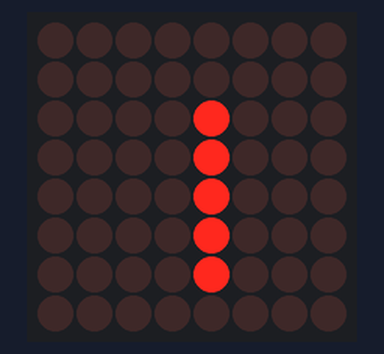
The sketch below on a simulated Arduino Leonardo, built with avr-gcc and run on an emulated ATmega32U4. On the bench: 8×8 LED matrix. Wiring (inferred from the names in the program): LED matrix (orientation assumed): rows pin 6, A2, pin 2, pin 9, pin 12, A0, pin 11, pin 7; columns pin 3, pin 4, pin 5, pin 8, pin 10, pin 13, A1, A3.

Above: at 0.63 s.
At 4.75 s:
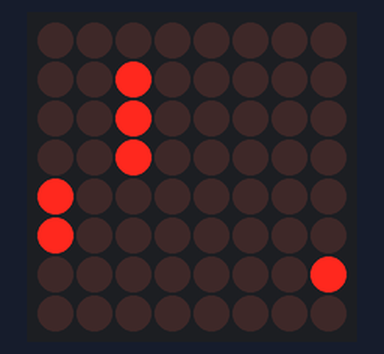
At 10.01 s:
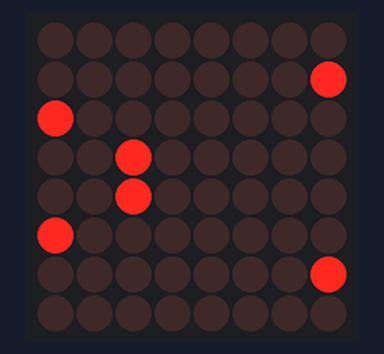
At 19.37 s:
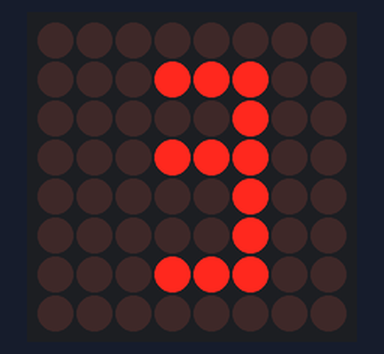
At 29.55 s:
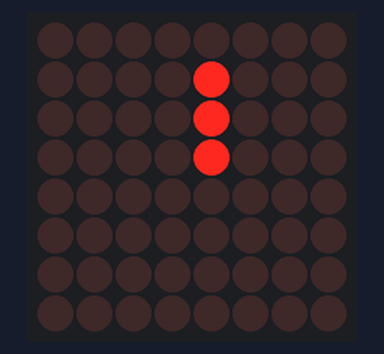
At 38.61 s:
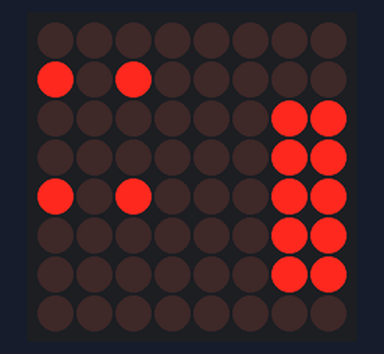

The sketch:

matriz.ino
```cpp
/*
    Aluno: Leonardo Rezende
    Aula: Microprocessadores
*/

#define LIN_1 6
#define LIN_2 A2
#define LIN_3 2
#define LIN_4 9
#define LIN_5 12
#define LIN_6 A0
#define LIN_7 11
#define LIN_8 7

#define COL_8 A3
#define COL_7 3
#define COL_6 5
#define COL_5 A1
#define COL_4 4
#define COL_3 13
#define COL_2 8
#define COL_1 10

const byte LINHAS[] = {
    LIN_1, LIN_2, LIN_3, LIN_4, LIN_5, LIN_6, LIN_7, LIN_8};

//Binário das letras 8x8
byte TODOS[] = {B11111111, B11111111, B11111111, B11111111, B11111111, B11111111, B11111111, B11111111};
byte EX[] = {B00000000, B00010000, B00010000, B00010000, B00010000, B00000000, B00010000, B00000000};
byte A[] = {B00000000, B00011000, B00100100, B00100100, B00111100, B00100100, B00100100, B00000000};
byte AH[] = {B00001000, B00011000, B00100100, B00100100, B00111100, B00100100, B00100100, B00000000};
byte B[] = {B01111000, B01001000, B01001000, B01110000, B01001000, B01000100, B01000100, B01111100};
byte C[] = {B00000000, B00011110, B00100000, B01000000, B01000000, B01000000, B00100000, B00011110};
byte D[] = {B00000000, B00111000, B00100100, B00100010, B00100010, B00100100, B00111000, B00000000};
byte E[] = {B00000000, B00111100, B00100000, B00111000, B00100000, B00100000, B00111100, B00000000};
byte EH[] = {B00001000, B00010000, B00111100, B00100000, B00111000, B00100000, B00111100, B00000000};
byte F[] = {B00000000, B00111100, B00100000, B00111000, B00100000, B00100000, B00100000, B00000000};
byte G[] = {B00000000, B00111110, B00100000, B00100000, B00101110, B00100010, B00111110, B00000000};
byte H[] = {B00000000, B00100100, B00100100, B00111100, B00100100, B00100100, B00100100, B00000000};
byte I[] = {B00000000, B00111000, B00010000, B00010000, B00010000, B00010000, B00111000, B00000000};
byte J[] = {B00000000, B00011100, B00001000, B00001000, B00001000, B00101000, B00111000, B00000000};
byte K[] = {B00000000, B00100100, B00101000, B00110000, B00101000, B00100100, B00100100, B00000000};
byte L[] = {B00000000, B00100000, B00100000, B00100000, B00100000, B00100000, B00111100, B00000000};
byte M[] = {B00000000, B00000000, B00101000, B01010100, B01000100, B01000100, B00000000, B00000000};
byte N[] = {B00000000, B00100010, B00110010, B00101010, B00100110, B00100010, B00000000, B00000000};
byte O[] = {B00000000, B00111100, B01000010, B01000010, B01000010, B01000010, B00111100, B00000000};
byte P[] = {B00000000, B00111000, B00100100, B00100100, B00111000, B00100000, B00100000, B00000000};
byte Q[] = {B00000000, B00111100, B01000010, B01000010, B01000010, B01000110, B00111110, B00000001};
byte R[] = {B00000000, B00111000, B00100100, B00100100, B00111000, B00100100, B00100100, B00000000};
byte S[] = {B00000000, B00111100, B00100000, B00111100, B00000100, B00000100, B00111100, B00000000};
byte T[] = {B00000000, B01111100, B00010000, B00010000, B00010000, B00010000, B00010000, B00000000};
byte U[] = {B00000000, B01000010, B01000010, B01000010, B01000010, B00100100, B00011000, B00000000};
byte V[] = {B00000000, B00100010, B00100010, B00100010, B00010100, B00010100, B00001000, B00000000};
byte W[] = {B00000000, B10000010, B10010010, B01010100, B01010100, B00101000, B00000000, B00000000};
byte X[] = {B00000000, B01000010, B00100100, B00011000, B00011000, B00100100, B01000010, B00000000};
byte Y[] = {B00000000, B01000100, B00101000, B00010000, B00010000, B00010000, B00010000, B00000000};
byte Z[] = {B00000000, B00111100, B00000100, B00001000, B00010000, B00100000, B00111100, B00000000};

void setup()
{
    //ativar todos os pinos como saída
    for (byte i = 2; i <= 13; i++)
        pinMode(i, OUTPUT);
    pinMode(A0, OUTPUT);
    pinMode(A1, OUTPUT);
    pinMode(A2, OUTPUT);
    pinMode(A3, OUTPUT);
}

void loop()
{
    desenha(A);
    desenha(V);
    desenha(I);
    desenha(D);
    desenha(A);
    desenha(EH);
    desenha(B);
    desenha(E);
    desenha(L);
    desenha(A);
}
void desenha(byte buffer2[])
{

    //plota a letra e desliza pela matriz
    for (byte j = 0; j < 160; j++)
    {
        //pisca todos os leds, linha por linha
        for (byte i = 0; i < 8; i++)
        {
            int p = 0 + buffer2[i]; //joga o padrão em um inteiro (com o dobro de bits)
            p = p << 8; //desloca para a esquerda para poder "deslizar" sem perder informação
            desligaColunas((p) >> (16 - j / 10)); // pisca a linha deslocada "16-j/10" campos para percorrer
                                                // toda a matriz
            digitalWrite(LINHAS[i], HIGH);
            delay(2); //tempo que os leds da linha ficam acesos
            digitalWrite(LINHAS[i], LOW);
        }
    }
}

void desligaColunas(byte b)
{
    //retirar o '~' se a matriz por ativo baixo
    digitalWrite(COL_1, (~b >> 0) & 0x01); // Pega o 1º bit: 10000000
    digitalWrite(COL_2, (~b >> 1) & 0x01); // Pega o 2º bit: 01000000
    digitalWrite(COL_3, (~b >> 2) & 0x01); // Pega o 3º bit: 00100000
    digitalWrite(COL_4, (~b >> 3) & 0x01); // Pega o 4º bit: 00010000
    digitalWrite(COL_5, (~b >> 4) & 0x01); // Pega o 5º bit: 00001000
    digitalWrite(COL_6, (~b >> 5) & 0x01); // Pega o 6º bit: 00000100
    digitalWrite(COL_7, (~b >> 6) & 0x01); // Pega o 7º bit: 00000010
    digitalWrite(COL_8, (~b >> 7) & 0x01); // Pega o 8º bit: 00000001

}
```
